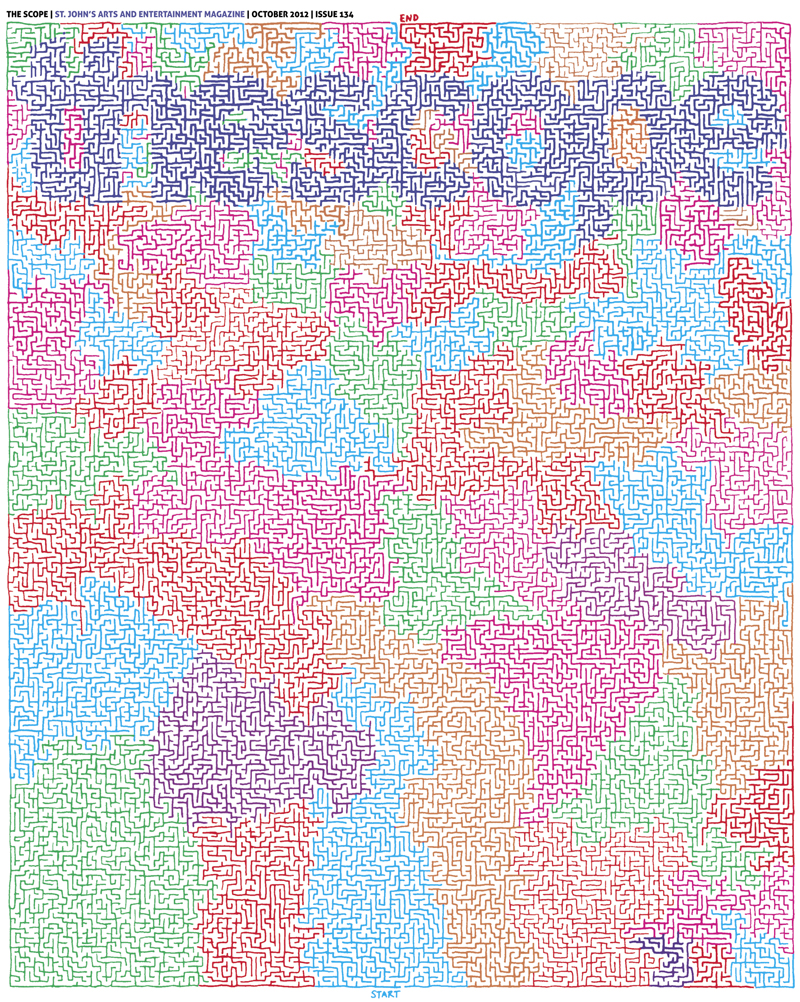
#> input picture maze.jpg, 800 x 1002 px
$ jupyter execute --allow-errors maze.cont.ipynb
#> lines starting #> are read from the running program, lines starting #| are printed output that depends on the picture
# 迷宫寻路(续)

上一节我们找到了一条可行的通路, 可是貌似略长... 能不能把最短路找出来呢?

首先做好预处理:

[cell 1]
from PIL import Image
from IPython import display as disp
from io import BytesIO

def show(im):
    b = BytesIO()
    im.save(b, format='png')
    disp.display(disp.Image(data=b.getvalue(), format='png', embed=True))

maze = Image.open('maze.jpg')
#> maze is the input picture: PIL image 800x1002 RGB; mean R, G, B 219, 207.2, 215.9
im = maze.convert('L').point(lambda x: 0 if x < 200 else 1, '1')
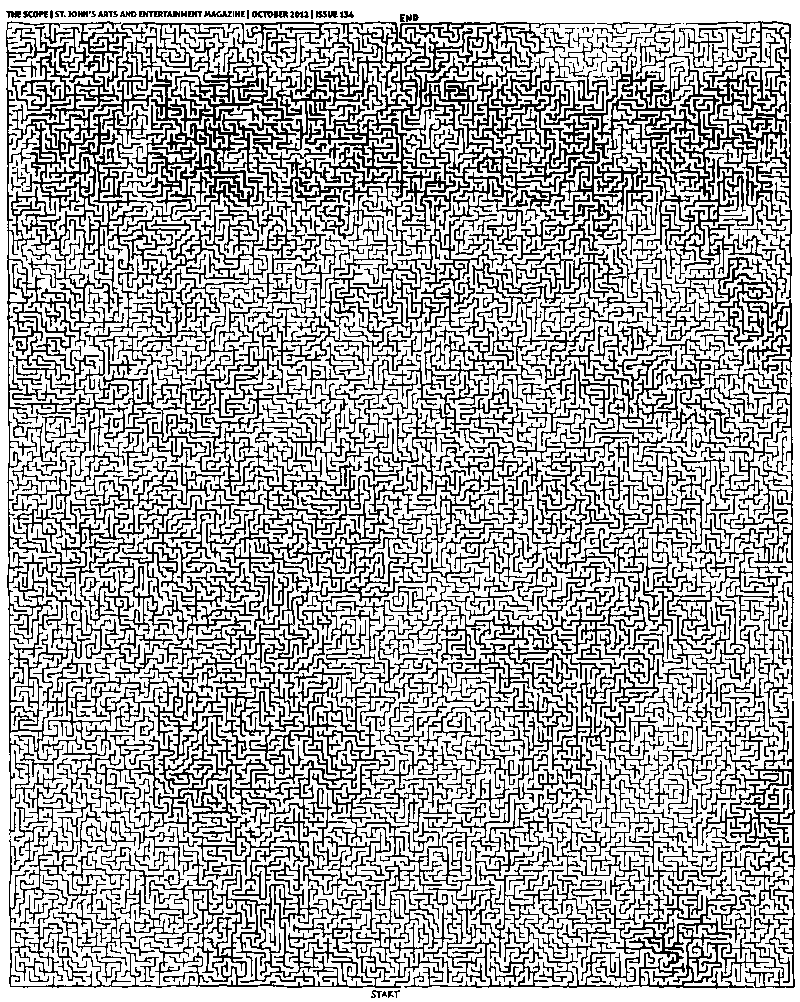
#> im: PIL image 800x1002 1; 67.1% white; black in thin lines or dots
#> (the rest of this cell did not finish here and is left out)

[广度优先搜索(BFS, breadth first search)](https://en.wikipedia.org/wiki/Breadth-first_search)!

[cell 2]
start = (402, 984)
end = (398, 24)
top, right, bottom, left = 22, 793, 986, 7

def forbidden(p):
    x, y = p
    return x < left or y < top or x > right or y > bottom or im.getpixel(p) == 0

prev = {start: None}
next = [start]
while next:
    source = next.pop(0) # 与上一节唯一不同的地方!
    if forbidden(source):
        continue
    if source == end:
        break
    for ox, oy in ((0, 1), (1, 0), (0, -1), (-1, 0)):
        x, y = source
        target = (x + ox, y + oy)
        if target not in prev:
            prev[target] = source
            next.append(target)
#> this loop made 670981 passes
#> (x in forbidden, y in forbidden) on passes 2 to 4: (402, 985), (403, 984), (402, 983)
#> after the loop, next = 219 pairs, first value 12 to 702, second value 21 to 636; prev = 671200 items

path = []
#> path = []
p = end
while p in prev:
    path.append(p)
    p = prev[p]
#> this loop made 3873 passes
#> p on passes 1 to 3: (398, 25), (398, 26), (398, 27)
#> after the loop, path = 3873 pairs, first value 388 to 644, second value 24 to 984
path = list(reversed(path))

# 淡化背景, 所有像素值除2.
out = maze.point(lambda p: p / 2)
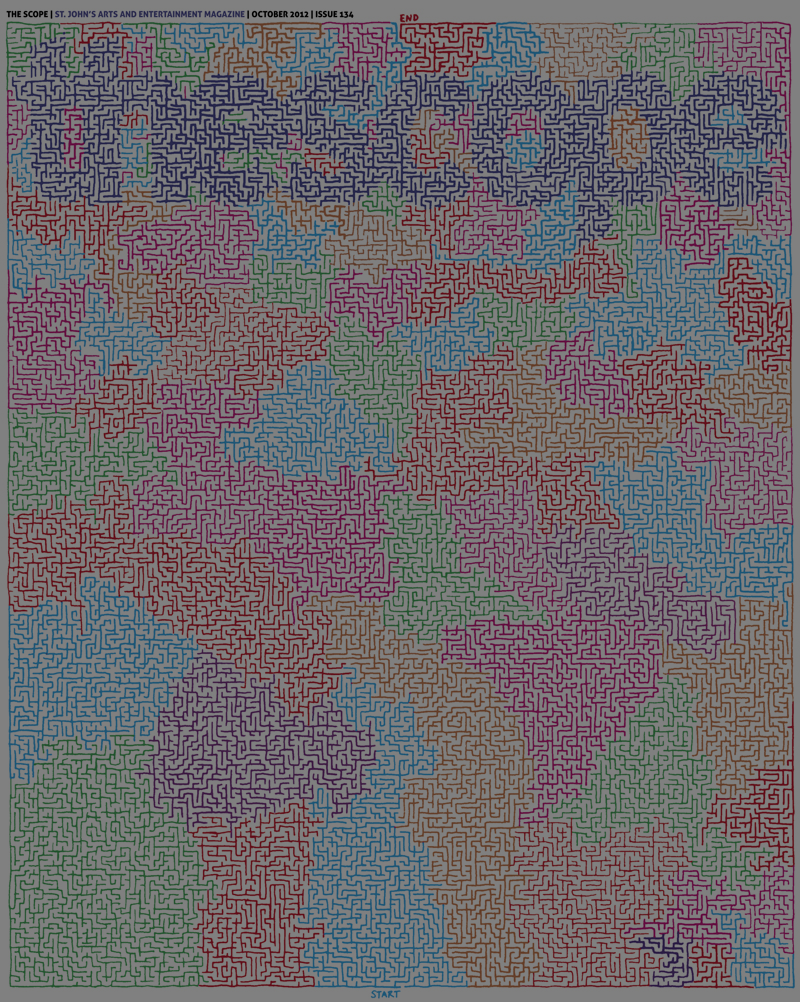
#> out: PIL image 800x1002 RGB; mean R, G, B 109.7, 103.8, 108.1

for p in path:
    out.putpixel(p, (255, 255, 255))
#> this loop made 3873 passes
#> p on passes 1 to 3: (402, 984), (403, 984), (404, 984)

#> (the rest of this cell did not finish here and is left out)
